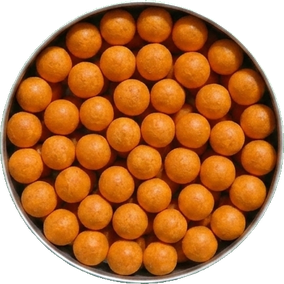
#> input picture img/45capsBackCordy.png, 284 x 284 px, shrunk from 434 x 433 before the run
$ python -i remove.py   (imports and definitions only)
#> lines starting #> are read from the running program, lines starting #| are printed output that depends on the picture
import os
from PIL import Image, ImageFilter

def procesar_croma_biorush_pro(input_path, output_path):
    # 1. Abrir imagen y asegurar transparencia
#> called with input_path = 'img/45capsBackCordy.png', output_path = 'out.png'
    img = Image.open(input_path).convert("RGBA")
#> img is the input picture: PIL image 284x284 RGBA; mean R, G, B, A 136.3, 73.1, 22.6, 199.4
    data = img.getdata()

    # 2. Crear máscara: Detectar verde y aplicar un umbral de suavizado
    # Usamos tolerancia para atrapar el halo (mezcla de verde)
    new_data = []
    for item in data:
        # Detectar píxeles donde el verde sea predominante
        if item[1] > (item[0] + 40) and item[1] > (item[2] + 40):
            new_data.append((0, 0, 0, 0)) # Transparente
        else:
            new_data.append(item)
#> after the loop, new_data = 80656 items

    img.putdata(new_data)

    # 3. Limpieza de bordes:
    # A. Erosionamos 1 píxel para quitar el rastro verde
    # B. Aplicamos un ligero desenfoque para suavizar el corte (antialiasing)
    mascara = img.split()[3]
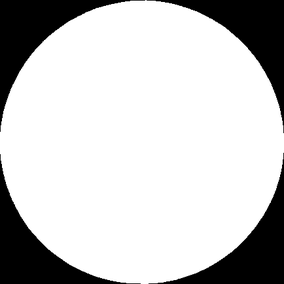
#> mascara: PIL image 284x284 L; min 0, max 255, mean 199.4
    mascara = mascara.filter(ImageFilter.MinFilter(3)) # Erosión
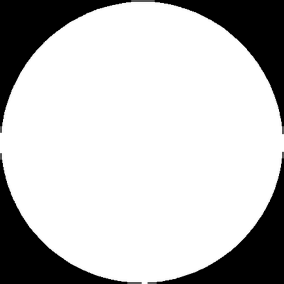
#> mascara: PIL image 284x284 L; min 0, max 255, mean 196
    img.putalpha(mascara)

    # 4. Autocrop final al ras
    bbox = img.getbbox()
#> bbox = (0, 0, 284, 284)
    if bbox:
        img = img.crop(bbox)

    img.save(output_path, "PNG")
    print(f"Asset limpio guardado: {output_path}")

# [2 lines not run here, left out]

>>> result = procesar_croma_biorush_pro('img/45capsBackCordy.png', 'out.png')
